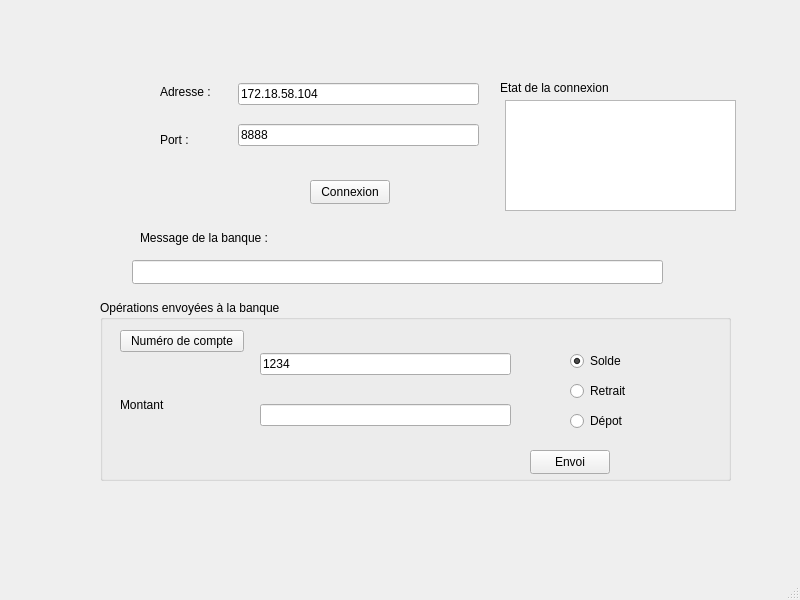
<?xml version="1.0" encoding="UTF-8"?>
<ui version="4.0">
 <class>DAB_MainWindow</class>
 <widget class="QMainWindow" name="DAB_MainWindow">
  <property name="geometry">
   <rect>
    <x>0</x>
    <y>0</y>
    <width>800</width>
    <height>600</height>
   </rect>
  </property>
  <property name="windowTitle">
   <string>DAB_MainWindow</string>
  </property>
  <widget class="QWidget" name="centralwidget">
   <widget class="QPushButton" name="pushButtonConnexion">
    <property name="geometry">
     <rect>
      <x>310</x>
      <y>180</y>
      <width>80</width>
      <height>24</height>
     </rect>
    </property>
    <property name="text">
     <string>Connexion</string>
    </property>
   </widget>
   <widget class="QLineEdit" name="lineEditMessage">
    <property name="enabled">
     <bool>true</bool>
    </property>
    <property name="geometry">
     <rect>
      <x>132</x>
      <y>260</y>
      <width>531</width>
      <height>24</height>
     </rect>
    </property>
    <property name="readOnly">
     <bool>true</bool>
    </property>
   </widget>
   <widget class="QLabel" name="labelEtat">
    <property name="geometry">
     <rect>
      <x>500</x>
      <y>80</y>
      <width>121</width>
      <height>16</height>
     </rect>
    </property>
    <property name="text">
     <string>Etat de la connexion</string>
    </property>
   </widget>
   <widget class="QLabel" name="labelMessage">
    <property name="geometry">
     <rect>
      <x>140</x>
      <y>230</y>
      <width>151</width>
      <height>16</height>
     </rect>
    </property>
    <property name="text">
     <string>Message de la banque :</string>
    </property>
   </widget>
   <widget class="QGroupBox" name="groupBoxOperation">
    <property name="geometry">
     <rect>
      <x>100</x>
      <y>300</y>
      <width>631</width>
      <height>181</height>
     </rect>
    </property>
    <property name="title">
     <string>Opérations envoyées à la banque</string>
    </property>
    <widget class="QPushButton" name="pushButtonEnvoi">
     <property name="geometry">
      <rect>
       <x>430</x>
       <y>150</y>
       <width>80</width>
       <height>24</height>
      </rect>
     </property>
     <property name="text">
      <string>Envoi</string>
     </property>
    </widget>
    <widget class="QWidget" name="layoutWidget">
     <property name="geometry">
      <rect>
       <x>20</x>
       <y>30</y>
       <width>124</width>
       <height>121</height>
      </rect>
     </property>
     <layout class="QVBoxLayout" name="verticalLayout_3">
      <item>
       <widget class="QPushButton" name="pushButtonCompte">
        <property name="text">
         <string>Numéro de compte</string>
        </property>
       </widget>
      </item>
      <item>
       <widget class="QLabel" name="labelMontant">
        <property name="text">
         <string>Montant</string>
        </property>
       </widget>
      </item>
     </layout>
    </widget>
    <widget class="QWidget" name="layoutWidget">
     <property name="geometry">
      <rect>
       <x>160</x>
       <y>30</y>
       <width>251</width>
       <height>121</height>
      </rect>
     </property>
     <layout class="QVBoxLayout" name="verticalLayout_4">
      <item>
       <widget class="QLineEdit" name="lineEditNumero">
        <property name="text">
         <string>1234</string>
        </property>
       </widget>
      </item>
      <item>
       <widget class="QLineEdit" name="lineEditMontant"/>
      </item>
     </layout>
    </widget>
    <widget class="QRadioButton" name="radioButtonSolde">
     <property name="geometry">
      <rect>
       <x>470</x>
       <y>50</y>
       <width>100</width>
       <height>22</height>
      </rect>
     </property>
     <property name="text">
      <string>Solde</string>
     </property>
     <property name="checked">
      <bool>true</bool>
     </property>
    </widget>
    <widget class="QRadioButton" name="radioButtonRetrait">
     <property name="geometry">
      <rect>
       <x>470</x>
       <y>80</y>
       <width>100</width>
       <height>22</height>
      </rect>
     </property>
     <property name="text">
      <string>Retrait</string>
     </property>
    </widget>
    <widget class="QRadioButton" name="radioButtonDepot">
     <property name="geometry">
      <rect>
       <x>470</x>
       <y>110</y>
       <width>100</width>
       <height>22</height>
      </rect>
     </property>
     <property name="text">
      <string>Dépot</string>
     </property>
    </widget>
   </widget>
   <widget class="QWidget" name="layoutWidget">
    <property name="geometry">
     <rect>
      <x>160</x>
      <y>70</y>
      <width>56</width>
      <height>91</height>
     </rect>
    </property>
    <layout class="QVBoxLayout" name="verticalLayout">
     <item>
      <widget class="QLabel" name="labelAdresse">
       <property name="text">
        <string>Adresse :</string>
       </property>
      </widget>
     </item>
     <item>
      <widget class="QLabel" name="labelPort">
       <property name="text">
        <string>Port :</string>
       </property>
      </widget>
     </item>
    </layout>
   </widget>
   <widget class="QWidget" name="layoutWidget">
    <property name="geometry">
     <rect>
      <x>238</x>
      <y>70</y>
      <width>241</width>
      <height>91</height>
     </rect>
    </property>
    <layout class="QVBoxLayout" name="verticalLayout_2">
     <item>
      <widget class="QLineEdit" name="lineEditAdresse">
       <property name="text">
        <string>172.18.58.104</string>
       </property>
      </widget>
     </item>
     <item>
      <widget class="QLineEdit" name="lineEditPort">
       <property name="text">
        <string>8888</string>
       </property>
      </widget>
     </item>
    </layout>
   </widget>
   <widget class="QListWidget" name="listWidgetEtat">
    <property name="geometry">
     <rect>
      <x>505</x>
      <y>100</y>
      <width>231</width>
      <height>111</height>
     </rect>
    </property>
   </widget>
  </widget>
  <widget class="QMenuBar" name="menubar">
   <property name="geometry">
    <rect>
     <x>0</x>
     <y>0</y>
     <width>800</width>
     <height>21</height>
    </rect>
   </property>
  </widget>
  <widget class="QStatusBar" name="statusbar"/>
 </widget>
 <resources/>
 <connections/>
</ui>
